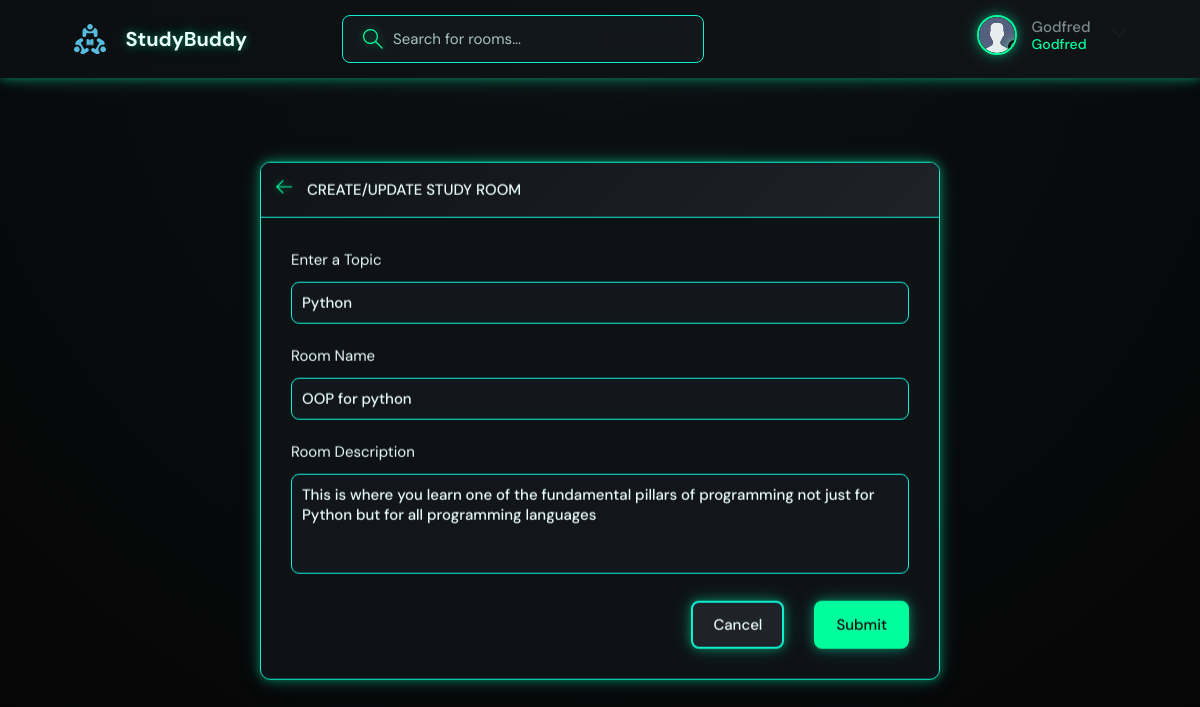
The app's page /update-room/1/ (signed in) with its own data.
### base/models.py (models this page shows, shortened)
class User(AbstractUser):
    name = models.CharField(max_length=200, null=True)
    email = models.EmailField(unique=True, null=True)
    bio = models.TextField(null=True)
    avatar = models.ImageField(null=True, default="avatar.svg")
    USERNAME_FIELD = 'email'
    REQUIRED_FIELDS = []

class Room(models.Model):
    host = models.ForeignKey(User, on_delete=models.SET_NULL, null=True)
    topic = models.ForeignKey(Topic, on_delete=models.SET_NULL, null=True)
    name = models.CharField(max_length=200)
    description = models.TextField(null=True, blank=True)
    participants = models.ManyToManyField(User, related_name='participants', blank=True)
    updated = models.DateTimeField(auto_now=True)
    created = models.DateTimeField(auto_now_add=True)
    class Meta:
        ordering = ['-updated', '-created'] #will arrange by descending order for the two(most current)

class Topic(models.Model):
    name = models.CharField(max_length=200)

### base/views.py (the view, shortened to what this page needs)
# urls.py: path('update-room/<str:pk>/', views.updateRoom, name="update-room"),
@login_required(login_url='login')
def updateRoom(request, pk):
    room = Room.objects.get(id=pk)
    form = RoomForm(instance=room)
    topics = Topic.objects.all()
    if request.user != room.host:
        return HttpResponse('Caution! only hosts can update rooms')
    context = {'form': form, 'topics': topics, 'room': room}
    return render(request, 'base/room_form.html', context)

### base/forms.py
class RoomForm(ModelForm):
    class Meta:
        model = Room
        fields = '__all__'
        exclude = ['participants', 'host']

### base/templates/base/room_form.html (shortened to what this page needs)
{% extends 'main.html' %}
{% block content %}
  <main class="create-room layout">
    <div class="container">
      <div class="layout__box">
        <div class="layout__boxHeader">
          <div class="layout__boxTitle">
            <a href="{% url 'home' %}">
              <svg version="1.1" xmlns="http://www.w3.org/2000/svg" width="32" height="32" viewBox="0 0 32 32">
                <title>arrow-left</title>
                <path
                  d="M13.723 2.286l-13.723 13.714 13.719 13.714 1.616-1.611-10.96-10.96h27.625v-2.286h-27.625l10.965-10.965-1.616-1.607z">
                </path>
              </svg>
            </a>
            <h3>Create/Update Study Room</h3>
          </div>
        </div>
        <div class="layout__body">
          <form class="form" action="" method="POST">
            <div class="form__group">
              <label for="room_topic">Enter a Topic</label>
              <input required type="text" value="{{room.topic.name}}" name="topic" list="topic-list" />
            </div>
            <div class="form__group">
              <label for="room_name">Room Name</label>
              {{form.name}}
            </div>
            <div class="form__group">
              <label for="room_description">Room Description</label>
              {{form.description}}
            </div>
            <div class="form__action">
              <a class="btn btn--dark" href="index.html">Cancel</a>
              <button class="btn btn--main" type="submit">Submit</button>
            </div>
          </form>
        </div>
      </div>
    </div>
  </main>
{% endblock content %}

### templates/navbar.html (shortened to what this page needs)
 {% load static %}
 <header class="header header--loggedIn">
      <div class="container">
        <a href="{% url 'home' %}" class="header__logo">
          <img src="{% static 'images/logo.svg' %}" />
          <h1>StudyBuddy</h1>
        </a>
        <form class="header__search" method="GET" action="{% url 'home' %}">
          <label>
            <input name="q" placeholder="Search for rooms..." />
          </label>
        </form>
        <nav class="header__menu">
           {% if request.user.is_authenticated %}
          <div class="header__user">
            <a href="{% url 'user-profile' user.id %}">
              <div class="avatar avatar--medium active">
                <img src="{{request.user.avatar.url}}" />
              </div>
              <p>{{request.user.username}} <span>{{request.user.username}}</span></p>
            </a>
            <button class="dropdown-button">
              <svg version="1.1" xmlns="http://www.w3.org/2000/svg" width="32" height="32" viewBox="0 0 32 32">
                <title>chevron-down</title>
                <path d="M16 21l-13-13h-3l16 16 16-16h-3l-13 13z"></path>
              </svg>
            </button>
          </div>
          {% else %}
           <a href="{% url 'login' %}">
            <img src="{% static 'images/avatar.svg' %}" />
            <p>Login</p>
          </a>
          {% endif %}
        </nav>
      </div>
    </header>

### records on screen
User: user.avatar (placeholder picture), user.username "Godfred"
Room: topic "Python", name "OOP for python", description "This is where you learn one of the fundamental pillars of programming not just for Python but for all programming languages"
